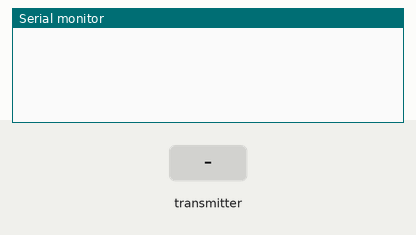
Recording of a sketch running on a simulated ESP32. Parts: the last lines printed to the serial monitor. Inputs (shaded band) come from the test bench.

Above: at 1.2 s.
1.3 s: the transmitter starts sending counter = 0
At 1.66 s:
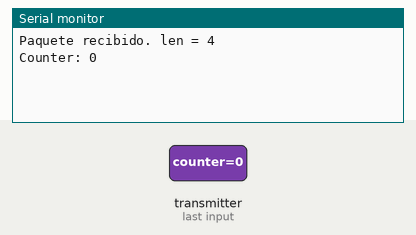
2.8 s: the transmitter starts sending counter = 1024
At 3.16 s:
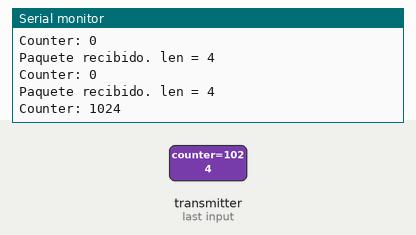

Measured:
- after the input at 1.3 s, the serial monitor: prints a new line after 0.05 s (image 1)
- after the input at 2.8 s, the serial monitor: prints a new line after 0.05 s (image 2)

The sketch:

prueba_now.ino
```cpp
#include <WiFi.h>
#include <esp_now.h>

typedef struct struct_message {
  int counter;
} struct_message;

struct_message incomingData;

void OnDataRecv(const esp_now_recv_info *info, const uint8_t *incomingDataRaw, int len) {

  Serial.print("Paquete recibido. len = ");
  Serial.println(len);

  if (len != sizeof(struct_message)) {
    Serial.println("Tamaño incorrecto -> se descarta");
    return;
  }

  memcpy(&incomingData, incomingDataRaw, sizeof(incomingData));

  Serial.print("Counter: ");
  Serial.println(incomingData.counter);
}

void setup() {
  Serial.begin(115200);

  WiFi.mode(WIFI_STA);
  WiFi.setChannel(1);       // Fuerza canal estable (muy importante)

  if (esp_now_init() != ESP_OK) {
    Serial.println("Error iniciando ESP-NOW");
    return;
  }

  esp_now_register_recv_cb(OnDataRecv);
}

void loop() {}
```
